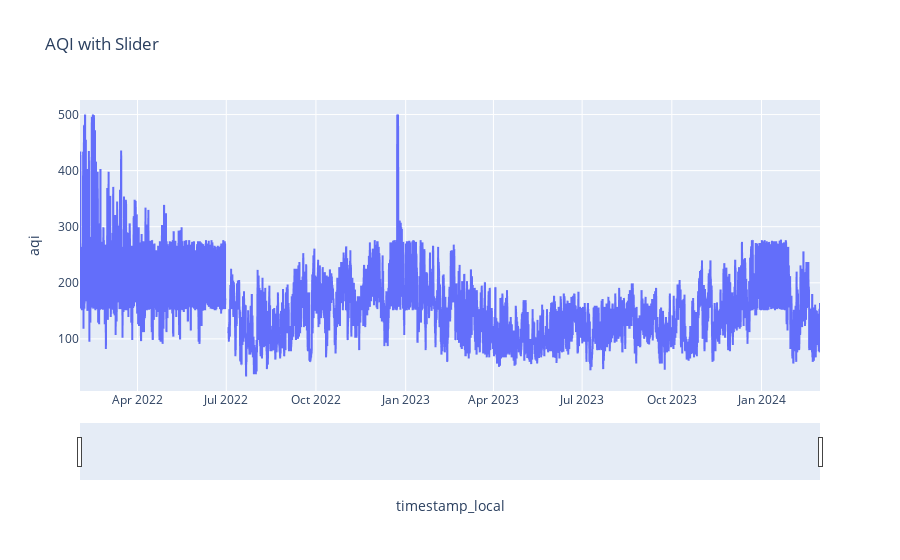

Source (notebook cell):
### Code cell
import plotly.express as px

fig = px.line(df, x='timestamp_local', y='aqi', title='AQI with Slider')

fig.update_xaxes(rangeslider_visible=True)
fig.show()

### Figure 1 — Plotly figure (JSON) as saved in the notebook; plotly's stock layout.template omitted (floating-point values rounded to 4 significant figures; data arrays with more than 128 entries replaced by an {"elided": "..."} marker saying what was removed)
{"data": [{"hovertemplate": "timestamp_local=%{x}<br>aqi=%{y}<extra></extra>", "legendgroup": "", "line": {"color": "#636efa", "dash": "solid"}, "marker": {"symbol": "circle"}, "mode": "lines", "name": "", "showlegend": false, "type": "scattergl", "x": {"elided": "18218 str values"}, "xaxis": "x", "y": {"elided": "18218 int values"}, "yaxis": "y"}], "layout": {"legend": {"tracegroupgap": 0}, "title": {"text": "AQI with Slider"}, "xaxis": {"anchor": "y", "domain": [0, 1], "rangeslider": {"visible": true}, "title": {"text": "timestamp_local"}}, "yaxis": {"anchor": "x", "domain": [0, 1], "title": {"text": "aqi"}}}}
